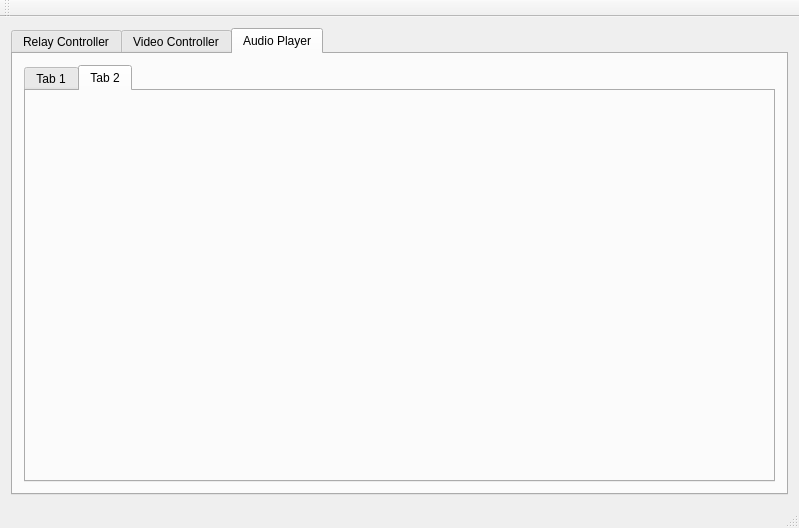
<?xml version="1.0" encoding="UTF-8"?>
<ui version="4.0">
 <class>startWindow</class>
 <widget class="QMainWindow" name="startWindow">
  <property name="geometry">
   <rect>
    <x>0</x>
    <y>0</y>
    <width>799</width>
    <height>528</height>
   </rect>
  </property>
  <property name="windowTitle">
   <string>startWindow</string>
  </property>
  <widget class="QWidget" name="centralWidget">
   <layout class="QVBoxLayout" name="verticalLayout">
    <item>
     <widget class="QTabWidget" name="tabWidget">
      <property name="currentIndex">
       <number>2</number>
      </property>
      <widget class="QWidget" name="tab_relayController">
       <attribute name="title">
        <string>Relay Controller</string>
       </attribute>
       <layout class="QVBoxLayout" name="verticalLayout_2">
        <item>
         <widget class="relayController" name="widget" native="true"/>
        </item>
       </layout>
      </widget>
      <widget class="QWidget" name="tab_videoController">
       <attribute name="title">
        <string>Video Controller</string>
       </attribute>
       <layout class="QVBoxLayout" name="verticalLayout_3">
        <item>
         <widget class="videoController" name="widget_2" native="true"/>
        </item>
       </layout>
      </widget>
      <widget class="QWidget" name="tab_audio">
       <attribute name="title">
        <string>Audio Player</string>
       </attribute>
       <layout class="QVBoxLayout" name="verticalLayout_4">
        <item>
         <widget class="QTabWidget" name="tabWidget_2">
          <property name="currentIndex">
           <number>1</number>
          </property>
          <widget class="QWidget" name="tab">
           <attribute name="title">
            <string>Tab 1</string>
           </attribute>
          </widget>
          <widget class="QWidget" name="tab_2">
           <attribute name="title">
            <string>Tab 2</string>
           </attribute>
          </widget>
         </widget>
        </item>
       </layout>
      </widget>
     </widget>
    </item>
   </layout>
  </widget>
  <widget class="QMenuBar" name="menuBar">
   <property name="geometry">
    <rect>
     <x>0</x>
     <y>0</y>
     <width>799</width>
     <height>21</height>
    </rect>
   </property>
  </widget>
  <widget class="QToolBar" name="mainToolBar">
   <attribute name="toolBarArea">
    <enum>TopToolBarArea</enum>
   </attribute>
   <attribute name="toolBarBreak">
    <bool>false</bool>
   </attribute>
  </widget>
  <widget class="QStatusBar" name="statusBar"/>
 </widget>
 <layoutdefault spacing="6" margin="11"/>
 <customwidgets>
  <customwidget>
   <class>relayController</class>
   <extends>QWidget</extends>
   <header location="global">relaycontroller.h</header>
   <container>1</container>
  </customwidget>
  <customwidget>
   <class>videoController</class>
   <extends>QWidget</extends>
   <header location="global">videocontroller.h</header>
   <container>1</container>
  </customwidget>
 </customwidgets>
 <resources/>
 <connections/>
</ui>
